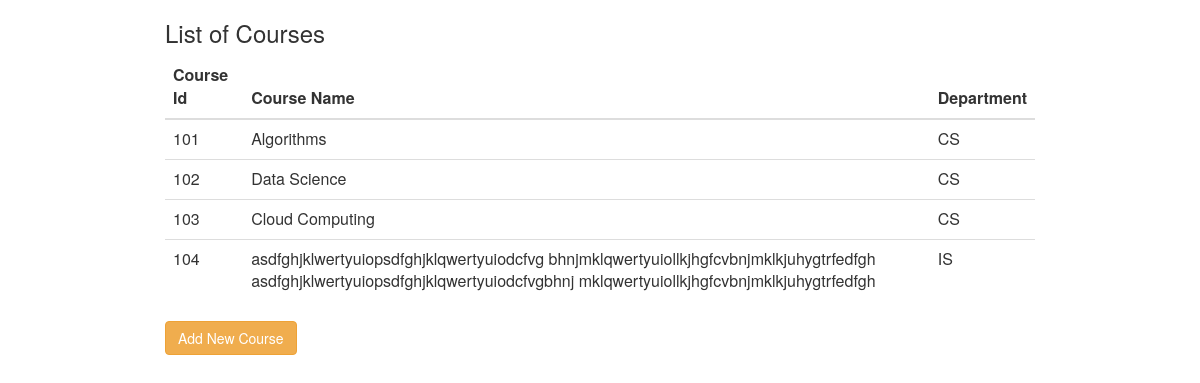
The app's page /courses, older data.
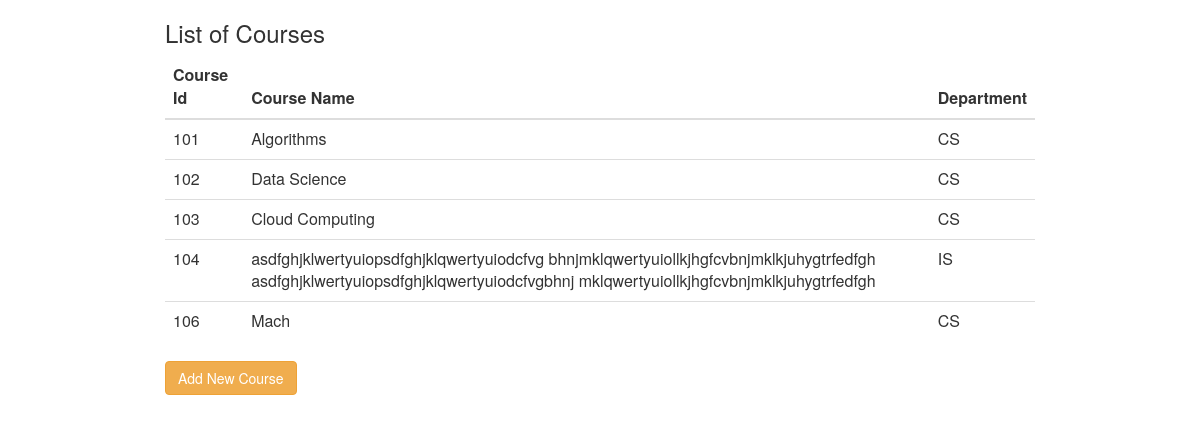
The same page, newer data.
### tables this page shows
CREATE TABLE courses (id int primary key, name char(50), dept char(50));

### app.py (the view)
@app.route('/courses', methods=['GET', 'POST'])
def index():
    if request.method == "GET":
        return getCourses()
    if request.method == "POST":
        return commitCourse()

### app.py (called while the page is built)
def getCourses():
    cursorObj.execute('select * from courses')
    rows = cursorObj.fetchall()
    return render_template('index.html', result=rows)

### templates/index.html
{% extends 'base.html' %}
{% block content %}
<div class="container" style="width: 75%;">
        <h3>List of Courses</h3>
    <table class="table table-hover" >
    <thead class = "thead-dark">
        <tr>
            <th scope="col">Course Id</th>
            <th scope="col">Course Name</th>
            <th scope="col">Department</th>
        </tr>
    </thead>
    <tbody>
        {% for r in result%}
        <tr>
            <td>{{r[0]}}</td>
            <td>{{r[1]}}</td>
            <td>{{r[2]}}</td>
        </tr>
        {% endfor %}
    </tbody>
</table>
<div>
    <a href="/createCourse" class="btn btn-warning" role="button" aria-pressed="true">Add New Course</a>
</div>
</div>
{% endblock %}

### templates/base.html
<html>
<head>
        <link rel="stylesheet" href="https://maxcdn.bootstrapcdn.com/bootstrap/3.3.7/css/bootstrap.min.css">
</head>
<body>
    {% block content %}{% endblock content %}
</body>
</html>

Row changes from the older to the newer data that the page shows:
added courses: id "106", name "Mach", dept "CS"
